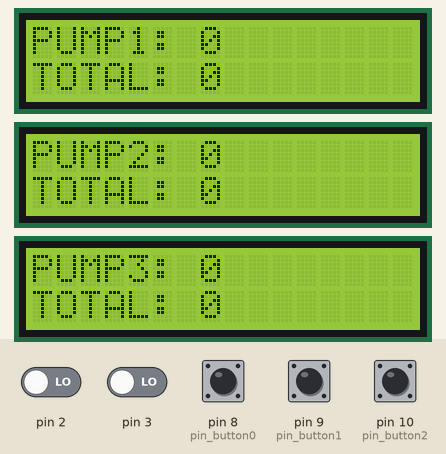
This sketch was run on a simulated Arduino Uno, built with avr-gcc and run on an emulated ATmega328P. Parts: 3 × 16×2 character LCD. The test bench sets the inputs (shaded band); at power-on: pin 8 (pin_button0), pin 9 (pin_button1), pin 10 (pin_button2) HIGH, pin 2, pin 3 LOW.

Above: at 1.4 s.
1.5 s: pin 2 driven HIGH
At 3.0 s:
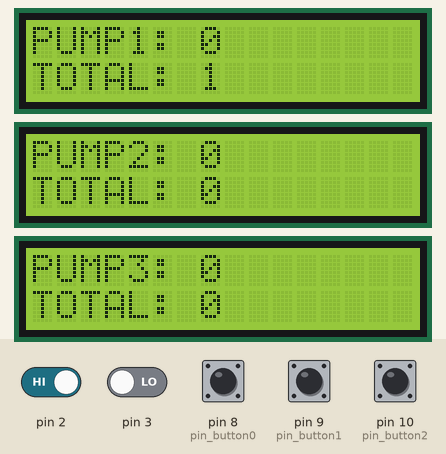
5.1 s: pin 3 driven HIGH
At 6.7 s:
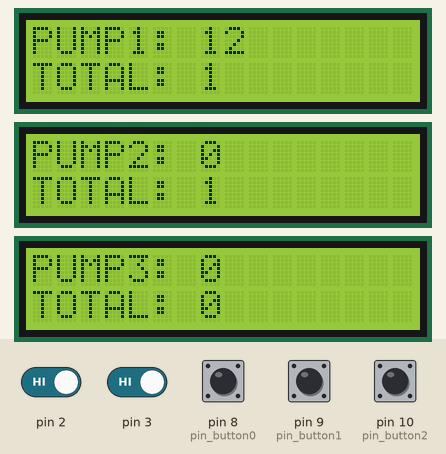
8.7 s: pin 8 (pin_button0) pulled LOW for 0.95 s
At 10.8 s:
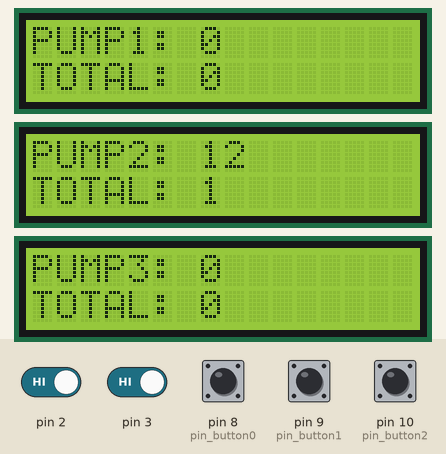
11.6 s: pin 9 (pin_button1) pulled LOW for 0.95 s
At 12.8 s:
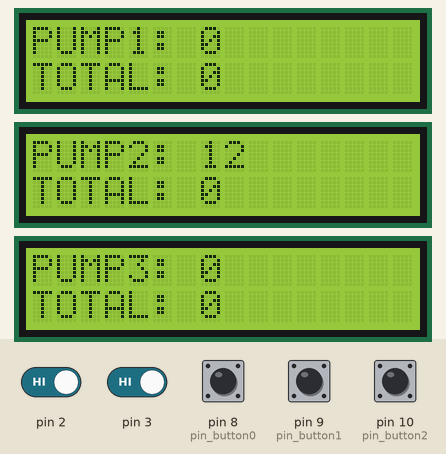
Timing chart, 0 to 14.6 s (numbered marks = the images above; inputs shaded):
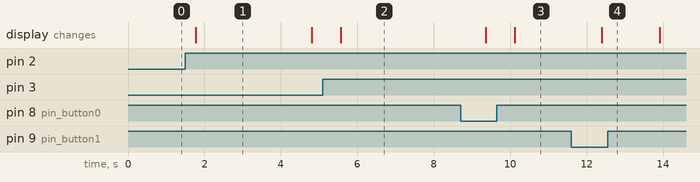

Measured:
- after the input at 1.5 s, the display: changes after 0.28 s (image 1)
- after the input at 5.1 s, the display: changes after 0.46 s (image 2)
- after the input at 11.6 s, the display: changes after 0.79 s (image 4)
- what the display in image 1 shows lasts 3.0 s, from 1.8 s to 4.8 s

The sketch:

contador_strokes_3_pumps.ino
```cpp
#include <LiquidCrystal_I2C.h>
#include <Wire.h>

LiquidCrystal_I2C lcdA(0x25, 16, 2);
LiquidCrystal_I2C lcdB(0x26, 16, 2);
LiquidCrystal_I2C lcdC(0x27, 16, 2);

const int pin_button0 = 8;
const int pin_button1 = 9;
const int pin_button2 = 10;
bool status_button0 = false;
bool status_button1 = false;
bool status_button2 = false;

int pump1 = 0;
int pump2 = 0;
int pump3 = 0;
int ratePump1 = 0;
int ratePump2 = 0;
int ratePump3 = 0;
int countPump1 = 0;
int countPump2 = 0;
int countPump3 = 0;
long lastTime = 0;

void setup() {
  // put your setup code here, to run once:
  Wire.begin();
  Serial.begin(9600);
  pinMode(pin_button0, INPUT);
  pinMode(pin_button1, INPUT);
  pinMode(pin_button2, INPUT);

  attachInterrupt(digitalPinToInterrupt(2), counterPump1, RISING);
  attachInterrupt(digitalPinToInterrupt(3), counterPump2, RISING);

  lcdA.init();
  lcdA.backlight();


  //
  lcdB.init();
  lcdB.backlight();


  //
  lcdC.init();
  lcdC.backlight();

  lcdA.clear();
  lcdB.clear();
  lcdC.clear();
}

void loop() {
  // put your main code here, to run repeatedly:

  if (millis() - lastTime > 4300 ){
    ratePump1 = countPump1 * 12;
    ratePump2 = countPump2 * 12;
    countPump1 = 0;
    countPump2 = 0;
    lastTime = millis();
  }

    printLcd();

    status_button0 = digitalRead(pin_button0);
    status_button1 = digitalRead(pin_button1);
    status_button2 = digitalRead(pin_button2);

    if (status_button0 == false){
      pump1 = 0;
    }

     if (status_button1 == false){
      pump2 = 0;
    }


 if (status_button2 == false){
      pump3 = 0;
    }

    delay(699);

}

void printLcd(){
  lcdA.clear();
  lcdA.setCursor(0,0);
  lcdA.print("PUMP1: ");
  lcdA.print(ratePump1);
  lcdA.setCursor(0,1);
  lcdA.print("TOTAL: ");
  lcdA.print(pump1);

  //
  lcdB.clear();
  lcdB.setCursor(0,0);
  lcdB.print("PUMP2: ");
  lcdB.print(ratePump2);
  lcdB.setCursor(0,1);
  lcdB.print("TOTAL: ");
  lcdB.print(pump2);
  //
  lcdC.clear();
  lcdC.setCursor(0,0);
  lcdC.print("PUMP3: ");
  lcdC.print(ratePump3);
  lcdC.setCursor(0,1);
  lcdC.print("TOTAL: ");
  lcdC.print(pump3);

}

void counterPump1(){
  pump1++;
  countPump1++;
}

void counterPump2(){
  pump2++;
  countPump2++;
}

void counterPump3(){
  pump3++;
  countPump3++;
}
```
